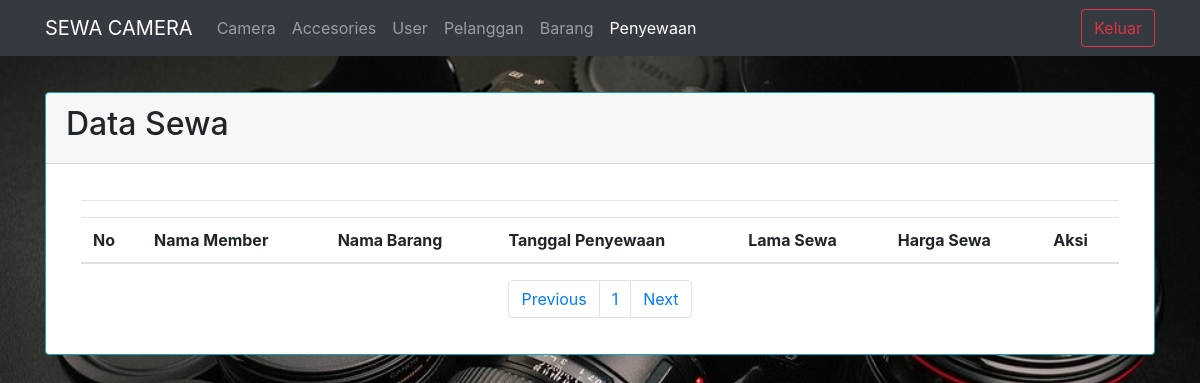
The page /penyewaan.php?halaman=2 on the database as committed earlier.
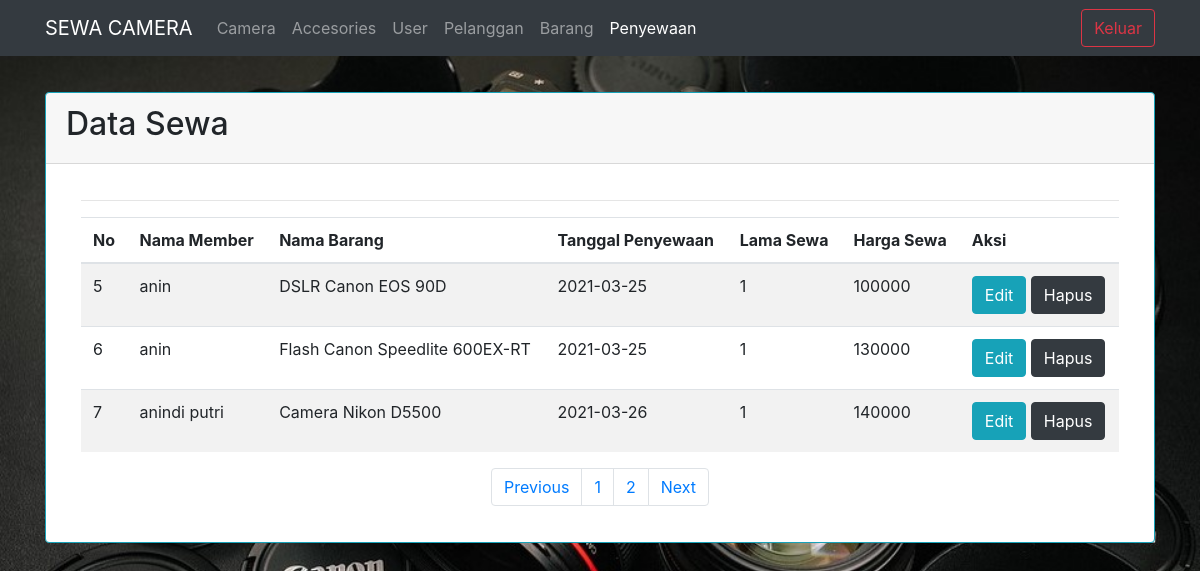
The same page on the database as committed later.
### tables this page shows
CREATE TABLE `penyewaan` (
  `kode_barang` int(7) NOT NULL,
  `nama` varchar(50) NOT NULL,
  `nama_barang` varchar(35) NOT NULL,
  `tgl_sewa` date NOT NULL,
  `lama_sewa` int(11) NOT NULL,
  `harga_sewa` int(11) NOT NULL
);

### koneksi.php (called while the page is built, shortened)
<?php
class database{
	var $host = "localhost";
	var $uname = "root";
	var $passw = "";
	var $db = "sewabarang";
	function __construct(){
		$this->koneksi = mysqli_connect(
			$this->host,
			$this->uname,
			$this->passw,
			$this->db);
	}
	function tampil_penyewaan(){
		$query = mysqli_query($this->koneksi,"select * from penyewaan");
		$data = $query->num_rows;
		return $data;
	}
	function tampil_sewa_paging($awal,$batas){
		$data = mysqli_query($this->koneksi, "select*from penyewaan order by kode_barang asc limit $awal, $batas");
		while($row = mysqli_fetch_array($data)){
			$hasil[] = $row;
		}
		$jml = $data->num_rows;
		if ($jml != 0){
		return $hasil;
		}
	}
}
?>

### view_penyewaan.php (the view, shortened to what this page needs)
<div class="table-responsive">
		<table class="table table-striped">
		<hr>
			<thead>
			<tr>
				<th>No</th>
				<th>Nama Member</th>
				<th>Nama Barang</th>
				<th>Tanggal Penyewaan</th>
				<th>Lama Sewa</th>
				<th>Harga Sewa</th>
				<th>Aksi</th>
			</tr>
			</thead>
			<tbody>
			<?php
				foreach($data_penyewaan as $row){
			?>
					<tr>
						<td><?php echo $nomor++; ?></td>
						<td><?php echo $row['nama']; ?></td>
						<td><?php echo $row['nama_barang']; ?></td>
						<td><?php echo $row['tgl_sewa']; ?></td>
						<td><?php echo $row['lama_sewa']; ?></td>
						<td><?php echo $row['harga_sewa']; ?></td>
						<td>
							<a class="btn btn-info" a href="edit_penyewaan.php?aksi=edit_sewa&kode_barang=<?php echo $row['kode_barang']; ?>">Edit</a>
							<a class="btn btn-dark" a href="proses_penyewaan.php?aksi=hapus_sewa&kode_barang=
							<?php echo $row['kode_barang']; ?>
							"onclick='return confirm("Apakah Yakin Ingin Menghapus?")'>Hapus</a>
							<?php
								}
							?>
						</td>
						</tr>
				</tbody>
			</table>
			<nav>
				<ul class="pagination justify-content-center">
					<li class="page-item">
						<a class="page-link" <?php if($halaman > 1) {echo "href='?halaman=$previous'";} ?>>Previous</a>
					</li>
					<?php
					for($x=1;$x<=$total_halaman;$x++){
						?>
						<li class="page-item"><a class="page-link" href="?halaman=<?php echo $x ?>"><?php echo $x; ?></a></li>
						<?php
					}
					?>
					<li class="page-item">
						<a class="page-link" <?php if($halaman < $total_halaman) {echo "href='?halaman=$next'";} ?>>Next</a>
					</li>
				</ul>
			</nav>
		</div>

### penyewaan.php (shortened to what this page needs)
<?php
	include "koneksi.php";
	$db = new database();
?>
<html>
<head><title>Penyewaan</title>
	<link rel="stylesheet" href="https://stackpath.bootstrapcdn.com/bootstrap/4.5.2/css/bootstrap.min.css">
		<link rel="stylesheet" type="text/css" href="assets/css/bootstrap.css">
</head>
<body>
<nav class="navbar navbar-expand-lg navbar-dark bg-dark">
    <div class="container">
		<a class="navbar-brand" href="halaman_utama.php">SEWA CAMERA</a>
		<div class="collapse navbar-collapse" id="navbarNav">
        <ul class="navbar-nav mr-auto">
		<li class="nav-item">
				<a class='nav-link' href="data_camera.php">Camera</a>
		</li>
        <li class="nav-item">
				<a class='nav-link' href="data_accesories.php">Accesories</a>
		</li>
        <li class="nav-item">
				<a class='nav-link' href="users.php">User</a>
		</li>
        <li class="nav-item">
				<a class='nav-link' href="pelanggan.php">Pelanggan</a>
		</li>
        <li class="nav-item">
				<a class='nav-link' href="barang.php">Barang</a>
		</li>
        <li class="nav-item">
				<a class='nav-link active' href="penyewaan.php">Penyewaan</a>
		</li>
        </ul>
        <a href="?q=logout" onclick='return confirm("Apakah Yakin Ingin Logout?")' class="btn btn-outline-danger">Keluar</a>
		</div>
	</div>
</nav>
	<div class="container" style="margin-top:3%">
	<div class="card mx-auto border-info">
    <div class="card-header">
	 	<div class="row">
		<br/>
			<div class="col-xs-6 col-sm-6">
	   		<h2>Data Sewa</h2>
		</div>
	    </div>
	 </div>
	<div class="container-fluid" style="margin-top">
		<div class="card-body">
		<div class="table-responsive">
			<?php
				$batas = 4;
				$halaman = isset($_GET['halaman'])?(int)$_GET['halaman'] : 1;
				$halaman_awal = ($halaman>1) ? ($halaman * $batas) - $batas : 0;
				$previous = $halaman - 1;
				$next = $halaman + 1;
				$data_penyewaan = $db->tampil_penyewaan();
				$jumlah_data = $data_penyewaan;
				$total_halaman = ceil($jumlah_data / $batas);
				$data_penyewaan = $db->tampil_sewa_paging($halaman_awal,$batas);
				$nomor = $halaman_awal+1;
				if($jumlah_data!=0){
					include "view_penyewaan.php";
				}else{
					echo "<br><br><h3>Data Anda Kosong</h3>";
				}
			?>
		</div>
	</div>
	</div>
</body>
</html>

### penyewaan.php (style rules this page uses)
body { background-image: url('gambar3.jpg'); background-repeat: no-repeat; background-size: cover; }

Rows that differ between the two databases and show on the page:
added penyewaan: nama "anin", nama_barang "DSLR Canon EOS 90D", tgl_sewa "2021-03-25", lama_sewa "1", harga_sewa "100000"
added penyewaan: nama "anin", nama_barang "Flash Canon Speedlite 600EX-RT", tgl_sewa "2021-03-25", lama_sewa "1", harga_sewa "130000"
added penyewaan: nama "anindi putri", nama_barang "Camera Nikon D5500", tgl_sewa "2021-03-26", lama_sewa "1", harga_sewa "140000"
Other text that changed with them:
new list line: "2"
